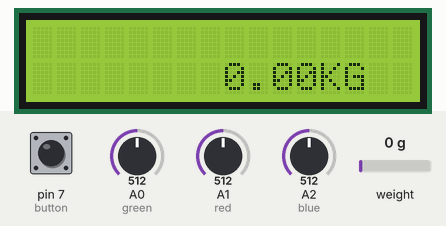
Simulated run of this sketch. Board: Arduino Uno, built with avr-gcc and run on an emulated ATmega328P. On the bench: 16×2 character LCD. Inputs (shaded band) come from the test bench; at power-on: pin 7 (button) HIGH, weight on the scale 0 g, A0 (green) = 512, A1 (red) = 512, A2 (blue) = 512.

Above: at 2.6 s.
2.7 s: pin 7 (button) pulled LOW for 2.25 s
At 4.2 s:
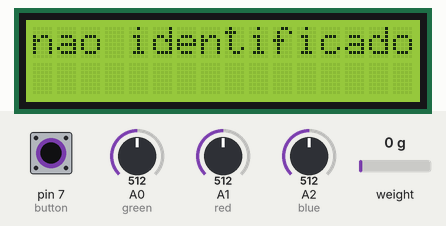
11.4 s: weight on the scale set to 100 g
At 14.0 s:
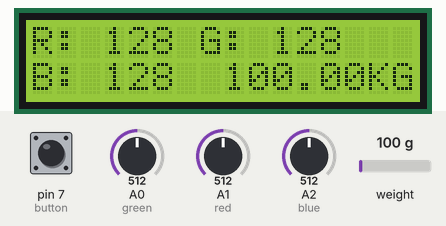
15.7 s: A0 (green) set to 716
At 17.0 s:
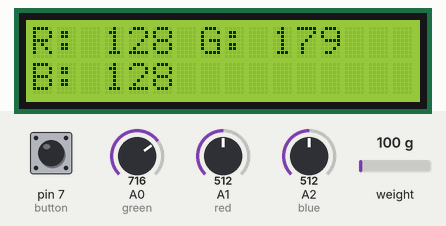
18.3 s: A1 (red) set to 716
At 20.7 s:
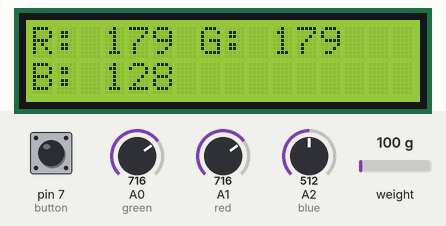
22.8 s: A2 (blue) set to 716
At 24.9 s:
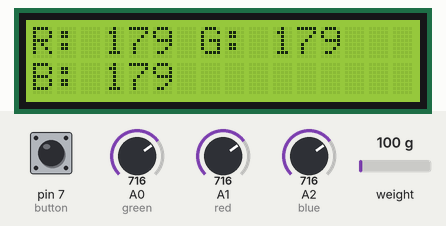
25.8 s: weight on the scale set to 0 g
At 28.2 s:
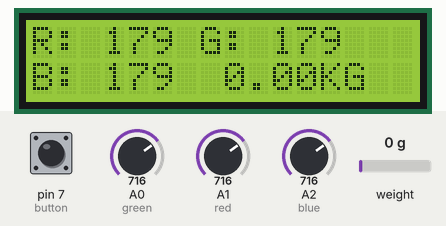
Timing chart, 0 to 29.7 s (numbered marks = the images above; inputs shaded):
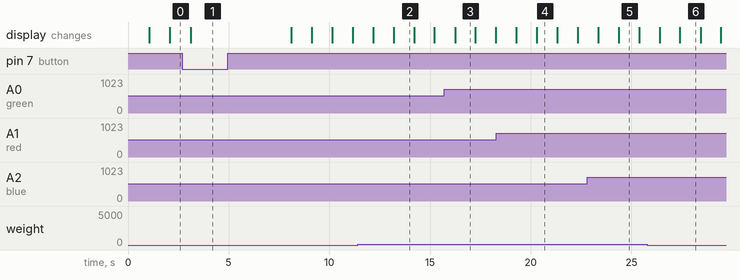

Measured:
- after the input at 2.7 s, the display: changes after 0.41 s (image 1)
- after the input at 11.4 s, the display: first differs from a run without the input after 1.8 s (image 2)
- after the input at 15.7 s, the display: changes after 0.54 s (image 3)
- after the input at 18.3 s, the display: first differs from a run without the input after 2.0 s (image 4)
- after the input at 22.8 s, the display: first differs from a run without the input after 1.6 s (image 5)
- after the input at 25.8 s, the display: first differs from a run without the input after 1.6 s (image 6)
- what the display in image 2 shows lasts 1.0 s, from 13.2 s to 14.2 s

The sketch:

sketch.ino
```cpp
//importando bibliotecas

#include <Wire.h>
#include <LiquidCrystal_I2C.h>
#include "HX711.h"


LiquidCrystal_I2C lcd(0x27,16,2); // criando objeto do display lcd


HX711 scale; // criando objeto do módulo HX711

//variaveis globais

const int DT_pin = 3;
const int SCK_pin = 2;
int green = A0;
int red = A1;
int blue = A2;
int button = 7;


//função de inicialização
void setup() {

  scale.begin(DT_pin, SCK_pin);//inicializando HX711
  // Calibração inicial
  scale.tare(); // Definir o ponto zero da balança
  float valor_calibragem = 420; //valor de calibragem
  scale.set_scale(valor_calibragem); // setando valor de calibragem
  //configuração pinos lcd
  lcd.backlight();
  lcd.begin(16,2);
  //configurando pinos para o sensor de cores/potenciometros
  pinMode(green,INPUT);
  pinMode(red,INPUT);
  pinMode(blue,INPUT);
  pinMode(button, INPUT_PULLUP); // configurando pino do botão
}

void loop() {
  //printando o peso no display
  lcd.setCursor(8,1);
  float peso = scale.get_units(10);
  lcd.print(peso);
  lcd.print("KG");
  delay(1000);
  lcd.clear();

  //variaveis de leitura dos potenciometros

  int p_green = analogRead(green);
  int p_red = analogRead(red);
  int p_blue = analogRead(blue);

  //convertendo os valores maximos do potenciometro para igualar ao sensor de cores
  p_green = map(p_green,0,1023,0,256);
  p_red = map(p_red,0,1023,0,256);
  p_blue = map(p_blue,0,1023,0,256);

  //configurações do display para os valores de cores
  lcd.setCursor(0,0);
  lcd.print("R: ");
  lcd.print(p_red);
  lcd.setCursor(6,0);
  lcd.print(" G: ");
  lcd.print(p_green);
  lcd.setCursor(0,1);
  lcd.print("B: ");
  lcd.print(p_blue);

  //processo de identificação do plástico ao clicar o botão

  if (digitalRead(button) == 0){
      //plástico PET
      if (p_blue > 200 && p_green > 200 && p_red > 200){
        lcd.clear();
        lcd.setCursor(0,0);
        float valor_PET = peso*100;
        lcd.print("PET ");
        lcd.print(valor_PET);
      }
      //plástico HDPE
      else if (p_red < 50 && p_green < 50 && p_blue < 50){
        lcd.clear();
        lcd.setCursor(0,0);
        float valor_HDPE = peso*80;
        lcd.print("HDPE ");
        lcd.print(valor_HDPE);
      }
      //plástico PVC
      else if(p_red > 200 && p_green > 200 && p_blue < 100){
        lcd.clear();
        lcd.setCursor(0,0);
        float valor_PVC = peso*60;
        lcd.print("PVC ");
        lcd.print(valor_PVC);
      }
      //plástico LDPE
      else if (p_red > 150 && p_green > 150 && p_blue > 150){
        lcd.clear();
        lcd.setCursor(0,0);
        float valor_LDPE = peso*70;
        lcd.print("LDPE ");
        lcd.print(valor_LDPE);
      }
      //plástico PP
      else if (p_red > 100 && p_green > 100 && p_blue > 200){
        lcd.clear();
        lcd.setCursor(0,0);
        float valor_PP = peso*80;
        lcd.print("PP ");
        lcd.print(valor_PP);
      }
      //plástico PS
      else if (p_red < 100 && p_green < 100 && p_blue > 200){
        lcd.clear();
        lcd.setCursor(0,0);
        float valor_PS = peso*50;
        lcd.print("PS ");
      }
      //Outros plásticos
      else if (p_red > 200 && p_green < 100 && p_blue < 100){
        lcd.clear();
        lcd.setCursor(0,0);
        float valor_OUTROS = peso*90;
        lcd.print("OUTROS ");
        lcd.print(valor_OUTROS);
      }
      //não identificação de plástico
      else{
      lcd.clear();
      lcd.setCursor(0,0);
      lcd.print("nao identificado");
    }
    //reset do display
    delay(5000);
    lcd.clear();
  }
}
```
